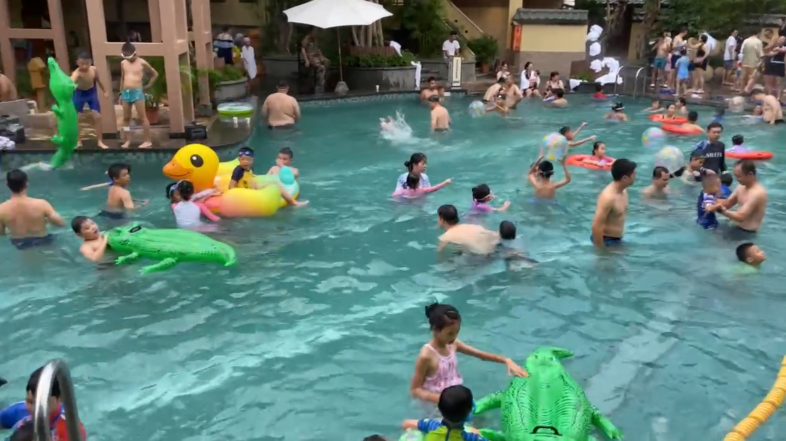
//> input picture exp/16-ssl/decrypted/data/test2.jpg, 1571 x 881 px, given in place of 02.jpg, which was not available (shown at 1/2 size)
$ ./main   (built with g++ and OpenCV 4)
//> lines starting //> are read from the running program, lines starting //| are printed output that depends on the picture; after the words box and inside, x2 and y2 are one past the last pixel; in counts of white or black regions, pixels touching at a corner belong together; pictures that were not available may be replaced by others from this repository, and a replacement may not be noted
### exp/07-opencv/lib/imgReader.h
#ifndef _IMGREADER_H_
#define _IMGREADER_H_

#include <map>
#include <thread>
#include <string>
#include <iostream>

#include <opencv2/opencv.hpp>


#define print(x) std::cout << x << std::endl;


class ImgReader
{
public:
    ImgReader(std::string src, int inputId, std::map<int, std::vector<cv::Mat>>& images);
    ~ImgReader();

    std::thread reader;

private:
    int inputId = -1;
    std::string src = "";

    // static must be defined here or ...
    // error: reference to non-static member function must be called;
    static bool isInt(std::string s);
    static int read(std::string src, int inputId, std::map<int, std::vector<cv::Mat>>& images);
};


#endif

### exp/07-opencv/main.cpp

#include <map>
#include <mutex>
#include <thread>
#include <string>
#include <chrono>
#include <fstream>
#include <iostream>
#include <unistd.h>    // for "usleep"

#include <opencv2/opencv.hpp>

#include "imgReader.h"
typedef std::chrono::high_resolution_clock::time_point chtime;


struct Object
{
    cv::Rect_<double> rect1;
    int label;
    float conf;
};


// [94 lines left out: functions testRtspPushStream, testOpticalFlow, testColorTemperature, not called in this run]


int main(int argc, char const *argv[])
{
    // std::string pth = "/Users/kcl/Desktop/family.jpg";
    // // std::string pth = "/home/ubt/Documents/c++/adasAlgo/data/image/pX.jpg";
    // cv::Mat img = cv::imread(pth, 1);

    print("\n===== OpenCV YUV [start] =====");

    // [29 lines of commented-out code are left out]

    print("\n===== OpenCV YUV [ end ] =====");


    // 1. 读取原始图像
    cv::Mat src = cv::imread("../data/02.jpg");
//> src is the input picture: 881 rows x 1571 cols, CV_8UC3; mean B, G, R 119.8, 127.5, 98.5
    if (src.empty()) {
        std::cerr << "Error: Could not load image." << std::endl;
        return -1;
    }

    // 2. 确保图像是彩色格式（3 通道）
    cv::Mat srcColor;
    if (src.channels() == 1) {
        cv::cvtColor(src, srcColor, cv::COLOR_GRAY2BGR);
    } else {
        srcColor = src.clone();
    }

    // 3. 定义原始矩形的左上和右下角点
    cv::Point2f p1(100, 100);  // 左上角
    cv::Point2f p2(400, 300);  // 右下角

    // 4. 推导出原始矩形的四个角点
    std::vector<cv::Point2f> srcRect = {
        p1,                       // 左上
        cv::Point2f(p2.x, p1.y),  // 右上
        p2,                       // 右下
        cv::Point2f(p1.x, p2.y)   // 左下
    };

    // 5. 定义透视变换的源和目标四边形（不规则形状）
    std::vector<cv::Point2f> srcQuad = {
        cv::Point2f(50, 80),    // 左上
        cv::Point2f(500, 60),   // 右上
        cv::Point2f(600, 400),  // 右下
        cv::Point2f(120, 450)   // 左下
    };
    std::vector<cv::Point2f> dstQuad = {
        cv::Point2f(30, 50),    // 左上
        cv::Point2f(550, 150),  // 右上
        cv::Point2f(450, 400),  // 右下
        cv::Point2f(100, 350)   // 左下
    };

    // 6. 计算透视变换矩阵
    cv::Mat warpMatrix = cv::getPerspectiveTransform(srcQuad, dstQuad);

    // 7. 应用透视变换
    cv::Mat dst;
    cv::warpPerspective(srcColor, dst, warpMatrix, cv::Size(600, 500), cv::INTER_LINEAR);
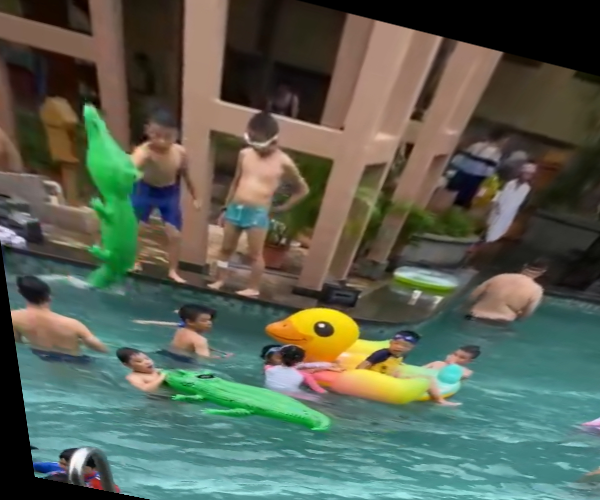
//> dst: 500 rows x 600 cols, CV_8UC3; mean B, G, R 82.8, 96.8, 88.5

    // 8. 将原始矩形的四个角点进行透视变换
    std::vector<cv::Point2f> transformedRect;
    cv::perspectiveTransform(srcRect, transformedRect, warpMatrix);

    // 9. 找到变换后四个点的最小包围矩形
    float minX = transformedRect[0].x, maxX = transformedRect[0].x;
    float minY = transformedRect[0].y, maxY = transformedRect[0].y;
    for (const auto& pt : transformedRect) {
        minX = std::min(minX, pt.x);
        maxX = std::max(maxX, pt.x);
        minY = std::min(minY, pt.y);
        maxY = std::max(maxY, pt.y);
    }

    // 10. 定义新的左上和右下角点
    cv::Point newP1(static_cast<int>(minX), static_cast<int>(minY));
    cv::Point newP2(static_cast<int>(maxX), static_cast<int>(maxY));

    // 11. 调试：打印新矩形坐标
    std::cout << "New rectangle: Top-left (" << newP1.x << ", " << newP1.y << "), "
              << "Bottom-right (" << newP2.x << ", " << newP2.y << ")" << std::endl;

    // 12. 在变换后图像上画出新的方正矩形（绿色，线宽 2）
    cv::rectangle(dst, newP1, newP2, cv::Scalar(0, 255, 0), 2);
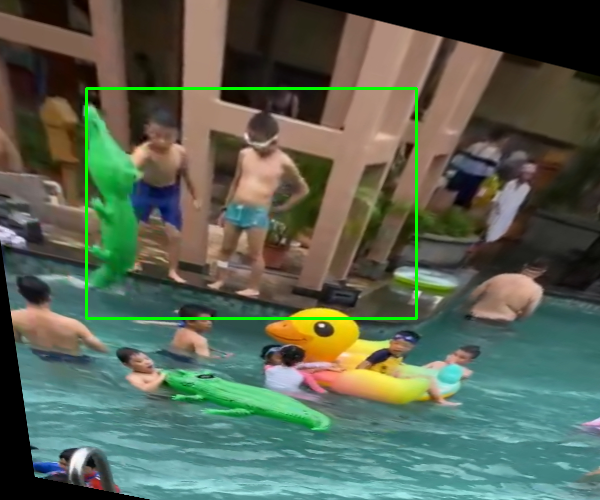
//> dst: 500 rows x 600 cols, CV_8UC3; 1.12% of pixels changed, all inside (x1, y1, x2, y2) = (85, 87, 418, 320)
    cv::rectangle(srcColor, p1, p2, cv::Scalar(0, 255, 0), 2);
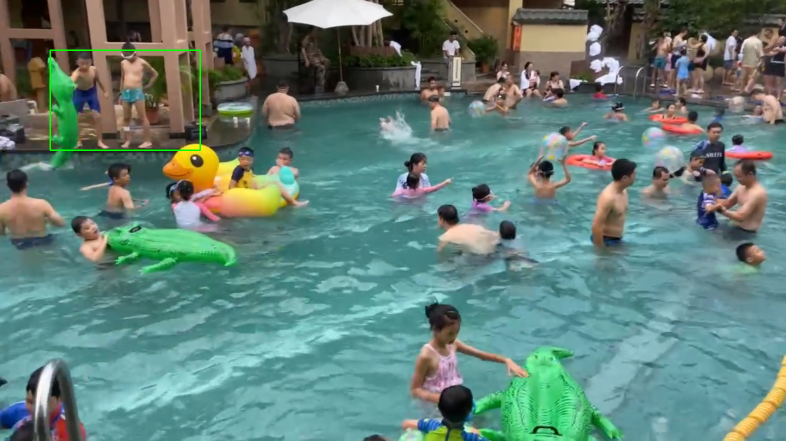
//> srcColor: 881 rows x 1571 cols, CV_8UC3 (shown at 1/2 size); 0.22% of pixels changed, all inside (x1, y1, x2, y2) = (99, 99, 402, 302)

    // 13. 显示结果
    cv::imshow("Original Image", srcColor);
    cv::imshow("Warped Image with Rectangle", dst);
    cv::waitKey(0);

    // 14. 保存结果
    bool success = cv::imwrite("warped_image_with_rect.jpg", dst);
    if (success) {
        std::cout << "Saved image with rectangle to warped_image_with_rect.jpg" << std::endl;
    } else {
        std::cerr << "Error: Failed to save image." << std::endl;
    }


    print("\n===== OpenCV testing [start] =====");

    // [!] Test RTSP push stream
    // testRtspPushStream();

    // [!] Test optical flow
    // testOpticalFlow();

    // [!] Change color temperature
    // testColorTemperature();

    print("\n===== OpenCV rotating [start] =====");

   // [18 lines of commented-out code are left out]

    print("\n===== OpenCV rotating [ end ] =====");

    // [21 lines of commented-out code are left out]

    print("\n===== OpenCV thread [ start ] =====");

    // [89 lines of commented-out code are left out]

    print("\n===== OpenCV thread [  end  ] =====\n");

    // [22 lines of commented-out code are left out]

    print(  "===== OpenCV testing [ end ] =====\n");

    cv::destroyAllWindows();
    return 0;
}
